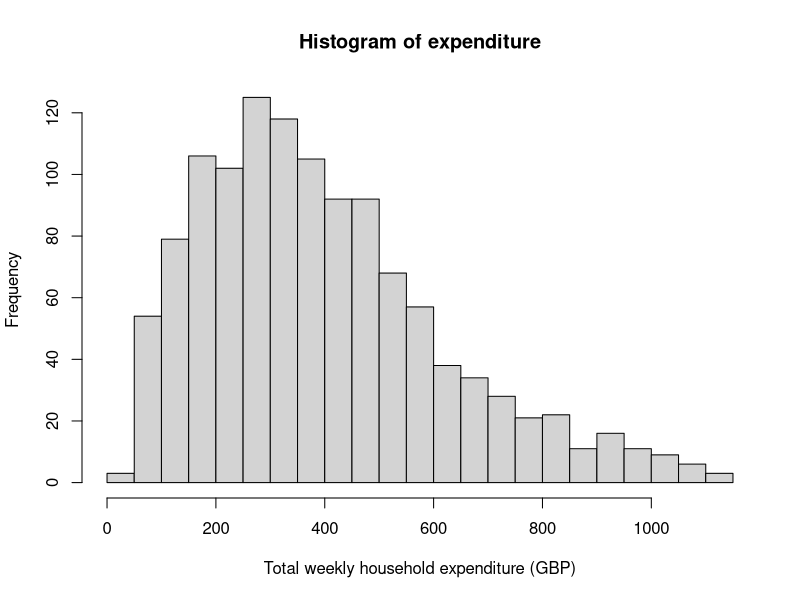
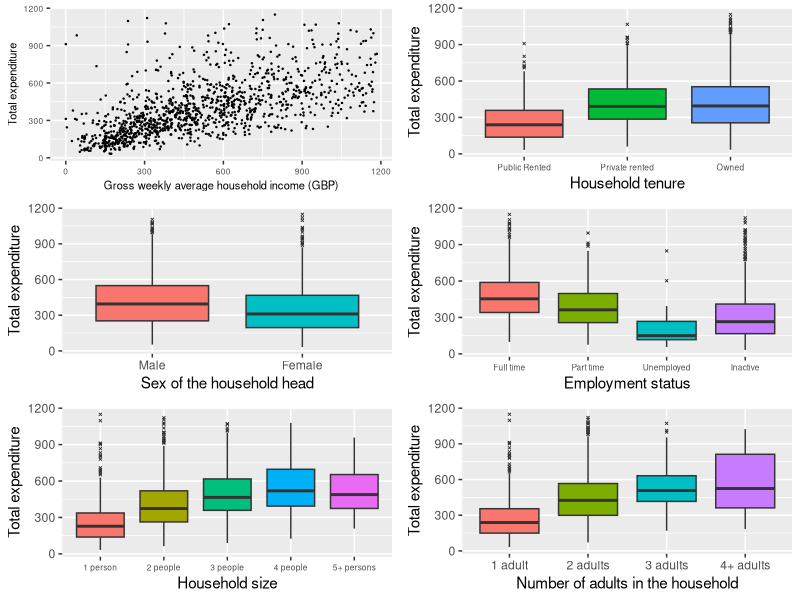
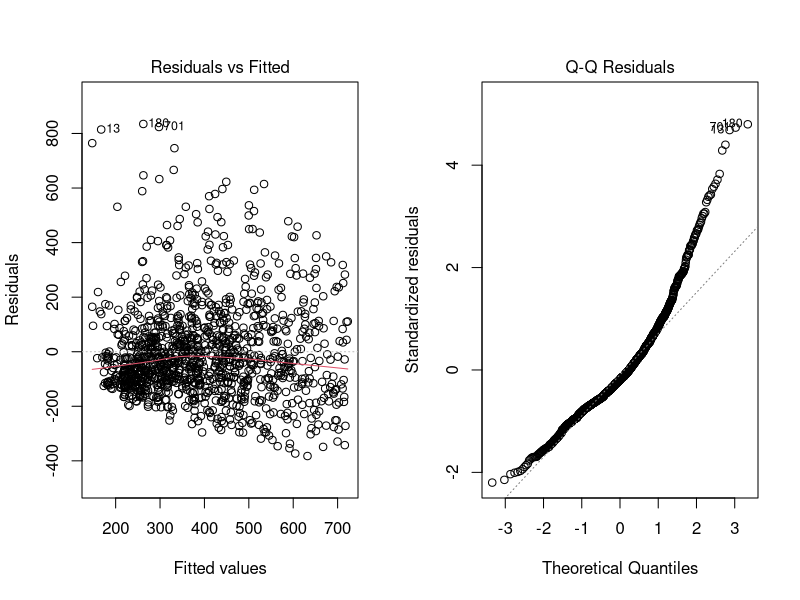
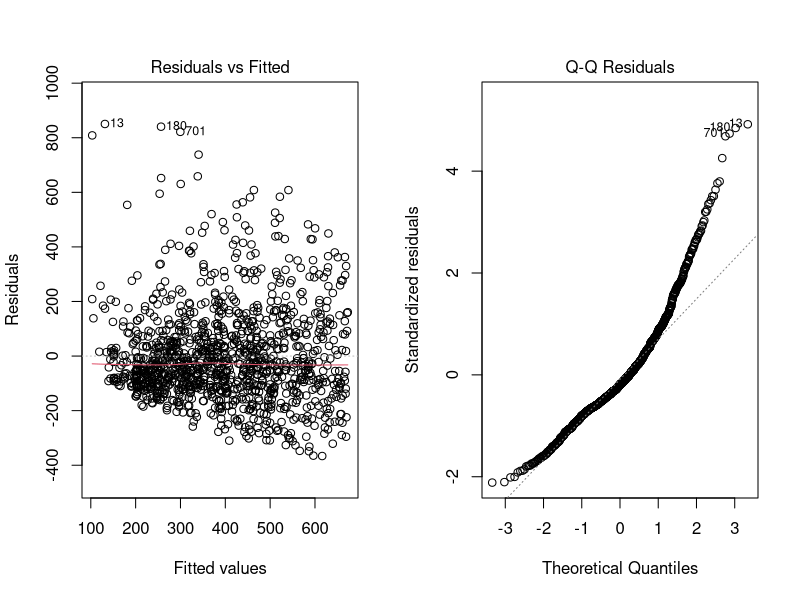
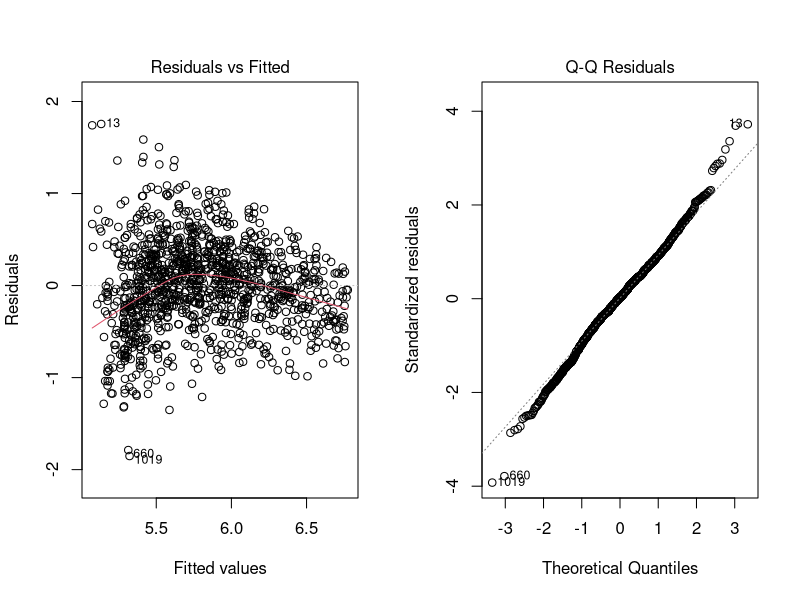
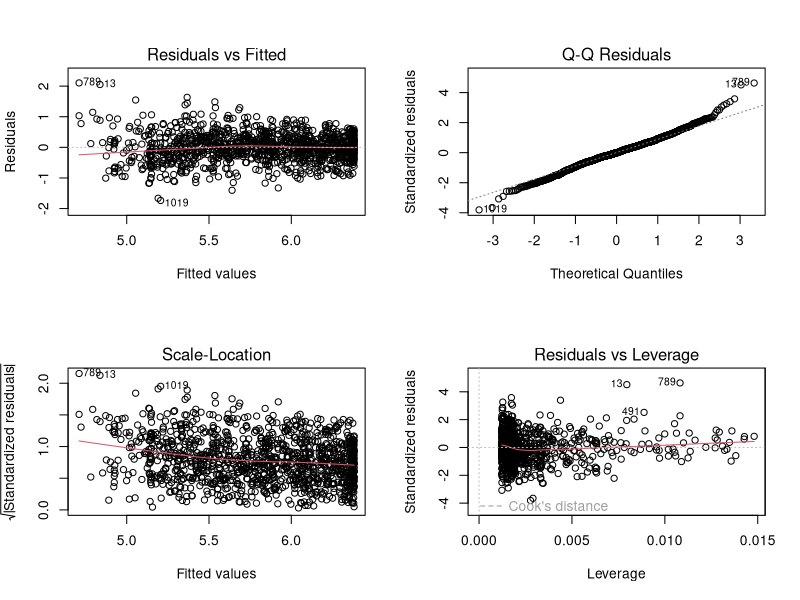
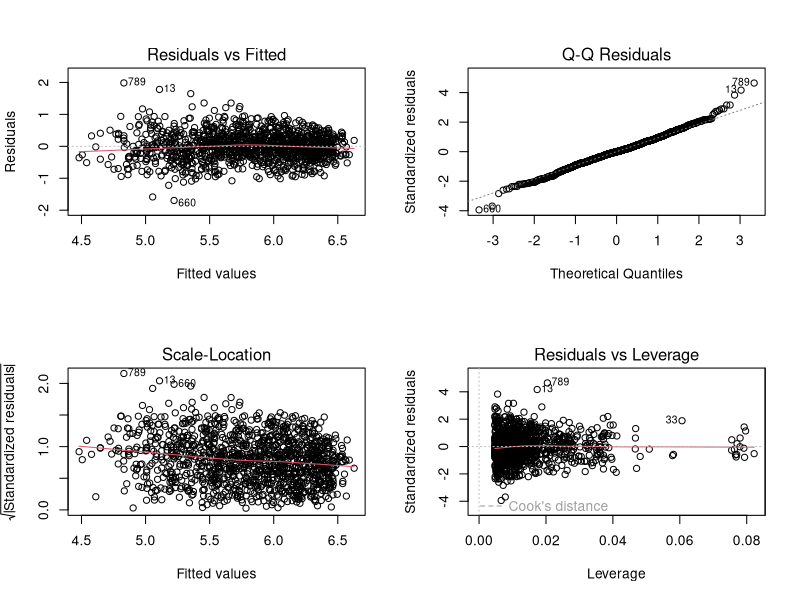

Generate these figures, in order, with R: (Note: this script raises an error after producing the figures.)
## ---- chunk 1
#Initial environment setup
setwd("~/Desktop/GLM/Coursework/GLM-CW")
expend.df <- read.table("expenditure.txt")
library(tidyverse)
library(kableExtra)
library(gridExtra)
library(broom)
library(MASS)
## ---- chunk 2
#Data cleaning

#coding variables as factors
expend.df$house.ten <- factor(expend.df$house.ten,levels=c(1:3),labels=c("Public Rented","Private rented","Owned"))
expend.df$sex.hh <- factor(expend.df$sex.hh,levels=c(1,2),labels=c("Male","Female"))
expend.df$lab.force <- factor(expend.df$lab.force,levels=c(1:4),labels=c("Full time", "Part time","Unemployed","Inactive"))
expend.df$hh.size <- factor(expend.df$hh.size,levels=c(1:5),labels = c("1 person","2 people","3 people","4 people","5+ persons"))
expend.df$hh.adults <- factor(expend.df$hh.adults,levels = c(1:4), labels = c("1 adult","2 adults","3 adults","4+ adults"))

## ---- chunk 3
#Histogram to examine the expenditure
hist(expend.df$expenditure,breaks = 20,
     xlab = "Total weekly household expenditure (GBP)",
     main = "Histogram of expenditure")
## ---- chunk 4
#Creating the 
#scatter plot to look at relationship between income and expenditure
p1<-ggplot(data=expend.df,aes(x=income,y=expenditure))+
  geom_point(size=0.2)+
  xlab("Gross weekly average household income (GBP)")+
  ylab("Total expenditure")+
  theme(axis.text=element_text(size=6),
        axis.title=element_text(size=8))

#boxplots
p2<-ggplot(data=expend.df,aes(y=expenditure,x=house.ten,fill=house.ten))+
  geom_boxplot(outlier.size = 0.5,outlier.shape = 4)+
  xlab("Household tenure")+
  ylab("Total expenditure")+
  guides(fill= "none")+
  theme(axis.text.x = element_text(size = 6))

#scale_fill_discrete(name="Household\ntenure")

p3<-ggplot(data=expend.df,aes(y=expenditure,x=sex.hh,fill=sex.hh))+
  geom_boxplot(outlier.size = 0.5,outlier.shape = 4)+
  xlab("Sex of the household head")+
  ylab("Total expenditure")+
  guides(fill= "none")
  
p4<-ggplot(data=expend.df,aes(y=expenditure,x=lab.force,fill=lab.force))+
  geom_boxplot(outlier.size = 0.5,outlier.shape = 4)+
  xlab("Employment status")+
  ylab("Total expenditure")+
  guides(fill= "none")+
  theme(axis.text.x = element_text(size = 6))

p5<-ggplot(data=expend.df,aes(y=expenditure,x=hh.size,fill=hh.size))+
  geom_boxplot(outlier.size = 0.5,outlier.shape = 4)+
  xlab("Household size")+
  ylab("Total expenditure")+
  guides(fill= "none")+
  theme(axis.text.x = element_text(size = 6))

p6<-ggplot(data=expend.df,aes(y=expenditure,x=hh.adults,fill=hh.adults))+
  geom_boxplot(outlier.size = 0.5,outlier.shape = 4)+
  xlab("Number of adults in the household")+
  ylab("Total expenditure")+
  guides(fill= "none")

grid.arrange(p1,p2,p3,p4,p5,p6,ncol=2,nrow=3)
## ---- chunk 5
#Question 2
#Fitting linear model
lm.income<-lm(expenditure~income,data = expend.df)
#creating table to display results
knitr::kable(as.data.frame(tidy(lm.income)[,1:3]),digits=3,caption = "Estimated coefficients and SE for part 2 model")%>%
  row_spec(0,bold=T)%>%
  kable_styling(position = "center",latex_options = "HOLD_position")
## ---- chunk 6
#Creating diagnostic plots
par(mfrow=c(1,2))
plot(lm.income,1)
plot(lm.income,2)
## ---- chunk 7
#Question 3
#Fitting model
lm.income.sqd <- lm(expenditure~income+I(income^2),data = expend.df)

#Producing table of results
knitr::kable(as.data.frame(tidy(lm.income.sqd)[,1:3]),digits=5,caption = "Estimated coefficients and SE for part 3 model")%>%
  row_spec(0,bold=T)%>%
  kable_styling(position = "center",latex_options = "HOLD_position")
## ---- chunk 8
#Creating diagnostic plots
par(mfrow=c(1,2))
plot(lm.income.sqd,1)
plot(lm.income.sqd,2)
## ---- chunk 9
#Question 4
#Fitting model
lm.log.income<-lm(log(expenditure)~income,data = expend.df)

#Producing table of results
knitr::kable(as.data.frame(tidy(lm.log.income)[,1:3]),digits=5,caption = "Estimated coefficients and SE for part 4 model")%>%
  row_spec(0,bold=T)%>%
  kable_styling(position = "center",latex_options = "HOLD_position")
## ---- chunk 10
#Creating diagnostic plots
par(mfrow=c(1,2))
plot(lm.log.income,1)
plot(lm.log.income,2)
## ---- chunk 11
#Question 4
#Fitting model
lm.log.income.sqd <- lm(log(expenditure)~income+I(income^2),data = expend.df)

#Producing table of results
knitr::kable(as.data.frame(tidy(lm.log.income.sqd)[,1:3]),digits=5,caption = "Estimated coefficients and SE for part 5 model")%>%
  row_spec(0,bold=T)%>%
  kable_styling(position = "center",latex_options = "HOLD_position")
## ---- chunk 12
#Creating diagnostic plots
par(mfrow=c(2,2))
plot(lm.log.income.sqd)
## ---- chunk 13
#Creating dataframe to store measures to compare models by
Model.comparison.data <- data.frame("Model"=c("Part 2","Part 3","Part 4", "Part 5"),
           "AIC"=c(AIC(lm.income),AIC(lm.income.sqd),AIC(lm.log.income),AIC(lm.log.income.sqd)),
           "Adj R squared"=c(glance(lm.income)$adj.r.squared,
                             glance(lm.income.sqd)$adj.r.squared,
                             glance(lm.log.income)$adj.r.squared,
                             glance(lm.log.income.sqd)$adj.r.squared))

knitr::kable(Model.comparison.data,digits=3,caption = "Comparing the AIC and adjusted R squared of models from part 2-5")%>%
  row_spec(0,bold=T)%>%
  kable_styling(position = "center",latex_options = "HOLD_position")
## ---- chunk 14
#calculating percent increase

model.p5.increase <- function(initial,increase){
  #values of regression coefficients
  beta_1 <- 3.117180e-03	
  beta_2 <- -1.453272e-06	

 #Formula to calculate percent increase
 perc.inc <- (exp(beta_1*(initial+increase)+beta_2*(initial+increase)^2)/exp(beta_1*initial+beta_2*initial^2)-1)*100 
 
 return(perc.inc)
}

model.p5.increase(512,20)

#finding when increase in expenditure becomes negative
model.p5.increase(1050,20)
model.p5.increase(1060,20)
model.p5.increase(1070,20)
## ---- chunk 15
#Checking variance inflation factors (generalized as variables include factors)
car::vif(lm(log(expenditure)~income+I(income^2)+hh.size+hh.adults+sex.hh+lab.force+house.ten,data=expend.df))
## ---- chunk 16
#Creating tables for chi-squared test
prop.table(table(expend.df$hh.size,expend.df$hh.adults),2)
## ---- chunk 17
#Producing models to check relationship of number of adults and household size

lm.adult <- lm(log(expenditure)~income+I(income^2)+hh.adults,data = expend.df)
anova(lm.adult)
#adult significant
  
lm.size <- lm(log(expenditure)~income+I(income^2)+hh.size,data = expend.df)
anova(lm.size)
#size significant

lm.adult.size <- lm(log(expenditure)~income+I(income^2)+hh.size+hh.adults,data = expend.df)
anova(lm.adult.size)
#adult no longer significant
## ---- chunk 18
#Testing if interactions are significant
lm.int.income.sex <- lm(log(expenditure)~income*sex.hh+I(income^2),data=expend.df)
anova(lm.int.income.sex)
#Not significant

lm.int.income.lab <- lm(log(expenditure)~income*lab.force+I(income^2),data=expend.df)
anova(lm.int.income.lab)
#Significant

lm.int.income.size <- lm(log(expenditure)~income*hh.size+I(income^2),data=expend.df)
anova(lm.int.income.size)
#Significant

lm.int.income.ten <- lm(log(expenditure)~income*house.ten+I(income^2),data=expend.df)
anova(lm.int.income.ten)
#Significant
## ---- chunk 19
lm.int.sex.size <- lm(log(expenditure)~income+I(income^2)+hh.size*sex.hh+lab.force+house.ten,data=expend.df)
anova(lm.int.sex.size)
#significant

lm.int.sex.labour <- lm(log(expenditure)~income+I(income^2)+hh.size+sex.hh*lab.force+house.ten,data=expend.df)
anova(lm.int.sex.labour)
#not significant

lm.int.sex.tenure <- lm(log(expenditure)~income+I(income^2)+hh.size+sex.hh*house.ten+lab.force,data=expend.df)
anova(lm.int.sex.tenure)
#not significant

lm.int.size.labour <- lm(log(expenditure)~income+I(income^2)+hh.size*lab.force+sex.hh+house.ten,data=expend.df)
anova(lm.int.size.labour)
#not significant

lm.int.size.tenure <- lm(log(expenditure)~income+I(income^2)+hh.size*house.ten+sex.hh+lab.force,data=expend.df)
anova(lm.int.size.tenure)
#not significant

lm.int.labour.tenure <- lm(log(expenditure)~income+I(income^2)+hh.size+sex.hh+lab.force*house.ten,data=expend.df)
anova(lm.int.labour.tenure)
#significant
## ---- chunk 20
#Full model of all variables I want to consider
lm.log.full<-lm(log(expenditure)~income*lab.force+I(income^2)+income*house.ten+
                  income*hh.size+sex.hh*hh.size+lab.force:house.ten,data=expend.df)

AIC(lm.log.full)

#Iteratively performing model selection process
drop1(lm.log.full)
#removing lab.force:house.ten will decrease AIC
lm.full.1.deletion <- update(lm.log.full,.~.-lab.force:house.ten)
AIC(lm.full.1.deletion)

drop1(lm.full.1.deletion)
#removing any variables increases AIC thus stop iterative process

#comparing with original model
glance(lm.log.income.sqd)$adj.r.squared
glance(lm.full.1.deletion)$adj.r.squared

#AIC has been reduced and adjusted R^2 increased

anova(lm.full.1.deletion)
#All variables left statistically significant except income:house.ten
## ---- chunk 21
#Looking at which exponentiated coefficients are approx 1
data.frame("coefficent"=tidy(lm.full.1.deletion)[,1],exp(tidy(lm.full.1.deletion)[,2]))
## ---- chunk 22
#Producing table of all exponentiated regession coefficients that are approx 1
knitr::kable(data.frame(tidy(lm.full.1.deletion)[14:22,1],exp(tidy(lm.full.1.deletion)[14:22,2])),digits=5,caption="Coefficents of explantory variables with negliable affect on expenditure",)%>%
  row_spec(0,bold=T)%>%
  kable_styling(position = "center",latex_options = "HOLD_position", font_size = 7)
## ---- chunk 23
#updating to simpler model
lm.simple.model.1 <- update(lm.full.1.deletion, .~.-income:lab.force-income:hh.size-income:house.ten)

summary(lm.simple.model.1)

drop1(lm.simple.model.1)
#lowest AIC when don't remove any variables

#Therefore this is my final model
lm.final.model <- lm.simple.model.1

AIC(lm.final.model)
## ---- chunk 24
#Producing diagnostic plots
par(mfrow=c(2,2))
plot(lm.final.model)
## ---- chunk 25
#Calculating confidence intervals 

lwr <-exp(tidy(lm.final.model)$estimate+c(-1)*qnorm(0.975)*tidy(lm.final.model)$std.error)
upr <- exp(tidy(lm.final.model)$estimate+c(1)*qnorm(0.975)*tidy(lm.final.model)$std.error)

Point.estimates <- round(exp(tidy(lm.final.model)[,2]),4)
p.values <- round(tidy(lm.final.model)[,5],4)


#Producing tables to display result
knitr::kable(data.frame("coefficent"=tidy(lm.final.model)[,1],
                 Point.estimates,
                 "Confidence Interval 95%"=c(paste("(",round(lwr,4),", ",round(upr,4),")")),
                 p.values),digits=4,caption = "Summary of exponentiated variables affecting expeniture")%>%
  row_spec(0,bold=T)%>%
  kable_styling(full_width=F,latex_options = "HOLD_position",position= "center")

## ---- chunk 26
#Creating table for effect of sex and household size
sum.final.model <- summary(lm.final.model)

#Vector of point estimate of household size
house.size.effect <- c(0,
                       sum.final.model$coefficients[9,1],
                       sum.final.model$coefficients[10,1],
                       sum.final.model$coefficients[11,1],
                       sum.final.model$coefficients[12,1])
#Vector of point estimate of effect of household size and female interaction
house.size.int <- c(0,
                       sum.final.model$coefficients[14,1],
                       sum.final.model$coefficients[15,1],
                       sum.final.model$coefficients[16,1],
                       sum.final.model$coefficients[17,1])
#vecotr of standard error of household size
house.size.effect.std <- c(0,
                       sum.final.model$coefficients[9,2],
                       sum.final.model$coefficients[10,2],
                       sum.final.model$coefficients[11,2],
                       sum.final.model$coefficients[12,2])
#vector of standard error of interation of household size and female
house.size.int.std <- c(0,
                       sum.final.model$coefficients[14,2],
                       sum.final.model$coefficients[15,2],
                       sum.final.model$coefficients[16,2],
                       sum.final.model$coefficients[17,2])
#lower and upper 95% CI bound for household size
house.size.lwr <- house.size.effect-1.96*house.size.effect.std
house.size.upr <- house.size.effect+1.96*house.size.effect.std
#lower and upper 95% CI bound for household and female interaction
house.size.int.lwr <- house.size.int-1.96*house.size.int.std
house.size.int.upr <- house.size.int+1.96*house.size.int.std

#lower and upper CI bound for being female and of household size [i]
female.house.lwr <- house.size.lwr+house.size.int.lwr+(sum.final.model$coefficients[13,1]-1.96*sum.final.model$coefficients[13,2])
female.house.upr <- house.size.upr+house.size.int.upr+(sum.final.model$coefficients[13,1]+1.96*sum.final.model$coefficients[13,2])

#Creating vector of 95% CI for male and female household head with [ith] household size
male.CI <- paste0("(",round(exp(house.size.lwr),3), ", ",round(exp(house.size.upr),3),")")
female.CI <- paste0("(",round(exp(female.house.lwr),3), ", ",round(exp(female.house.upr),3),")")

#creating table of 95% CI calculated
data.frame(t(data.frame("Male head"=male.CI, "Female head"=female.CI)))%>%
  rename("1 Person"="X1",
         "2 Persons"="X2",
         "3 Persons"="X3",
         "4 Persons"="X4",
         "5+ Persons"="X5")%>%
  kable(caption = "95% CI of multiplcative effect on expenditure compared to male headed household of 1 person",format = 'pandoc')

#table(expend.df$sex.hh,expend.df$hh.size)
## ---- chunk 27
#calculating percent increase of expenditure from increasing income
model.final.increase <- function(initial,increase){
  #values of regression coefficients
  beta_1 <- 0.002285
  beta_2 <- -0.000001036

 #Formula to calculate percent increase
 perc.inc <- (exp(beta_1*(initial+increase)+beta_2*(initial+increase)^2)/exp(beta_1*initial+beta_2*initial^2)-1)*100 
 
 return(perc.inc)
}

model.final.increase(512,20)
model.final.increase(512,50)

#Finding max value of income in dataset
max(expend.df$income)
#max income is 1184.472 (approx 1200)

#Creating plot to show change in percent of 
x <- seq(from=0,to=1200,by=10)
inc <- 20
expend.inc.20 <- (exp(beta_1*(x+inc)+beta_2*((x+inc)^2))/exp(beta_1*x+beta_2*x^2)-1)*100
inc<-50
expend.inc.50 <- (exp(beta_1*(x+inc)+beta_2*((x+inc)^2))/exp(beta_1*x+beta_2*x^2)-1)*100

income.affect.df <- data.frame("Init.inc"=c(x,x),
                   "Inc.expend"=c(expend.inc.20,expend.inc.50),
                   "Inc.inc"=c(rep("£20",121),rep("£50",121)))%>%
  mutate(Inc.inc=factor(Inc.inc,levels = c("£20","£50"),labels=c("£20","£50")))

## ---- chunk 28
#Plotting affect of income on expenditure

ggplot(aes(Init.inc,Inc.expend,colour=Inc.inc),data=income.affect.df)+
  geom_line()+
  ylab("Increase in expenditure (%)")+
  xlab("Initial income (£)")+
  labs(colour = "Increase in\n income amount") +
  ggtitle("Affect of income on expenditure using final model")+
  theme(legend.position="bottom",
        legend.title=element_text(size=8))
